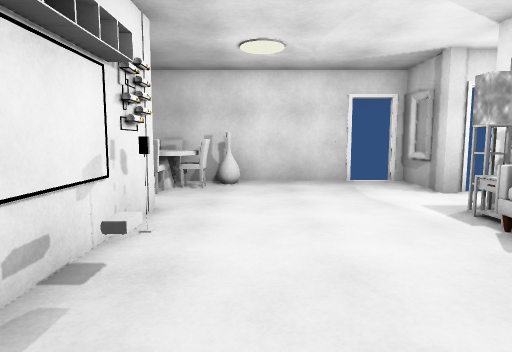
[1] (above)

12 first-person views from a walk through a scene from a Unity 3-D project. The camera is 1.4 m above the floor, tilts 6° down and sees 75° across. The floor is counted in squares, 1 m on a side. Each view is taken from the middle of a square. On the plan, view 1 faces up. The plan holds only what a view shows up to about 15 squares ahead; the rest is blank. Some animated figures are not drawn. Door leaves are left out, so doorways stand open. Some surface patterns are stand-ins.

[2]
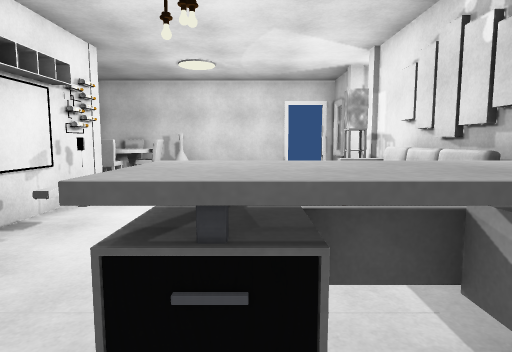

[3]
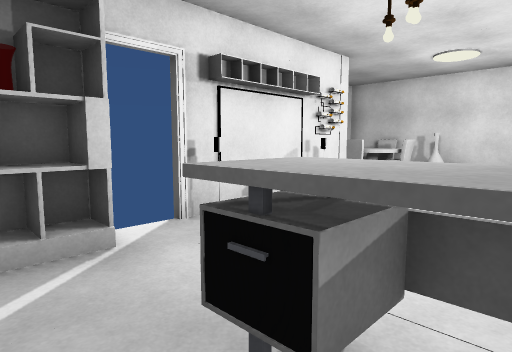

[4]
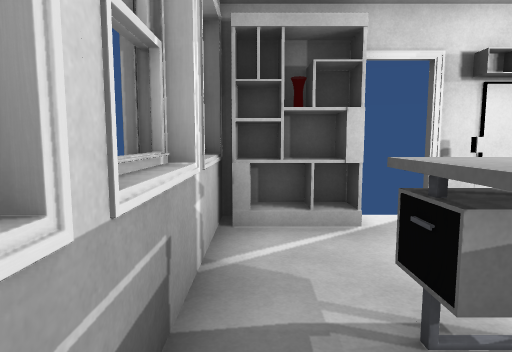

[5]
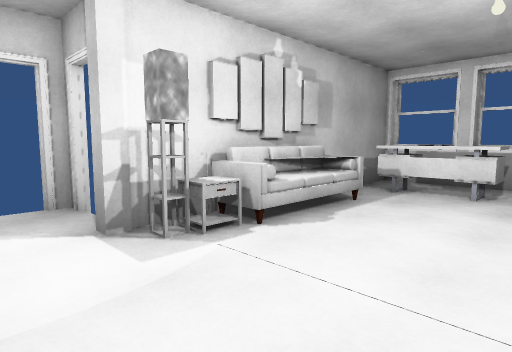

[6]
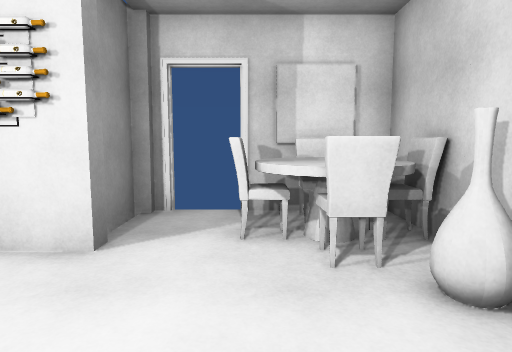

[7]
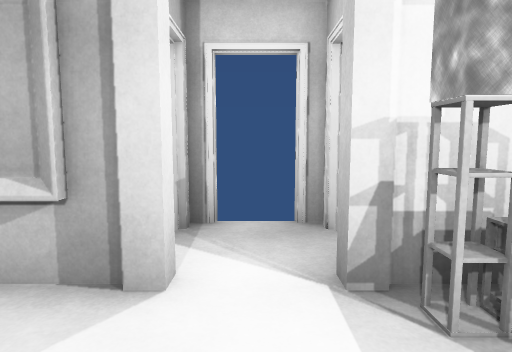

[8]
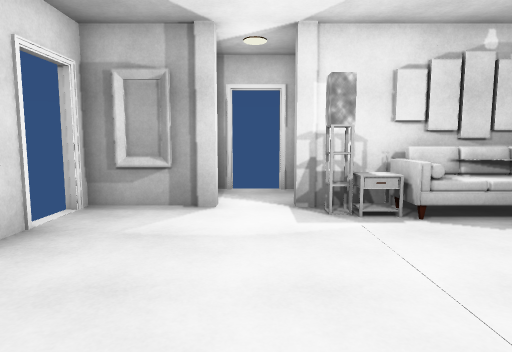

[9]
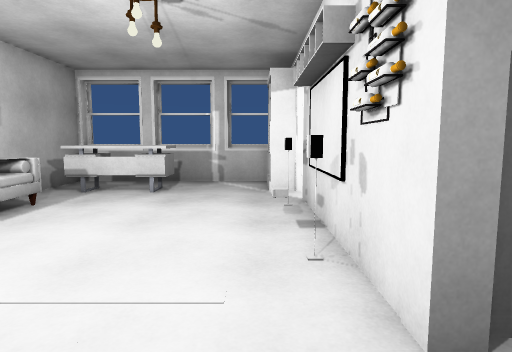

[10]
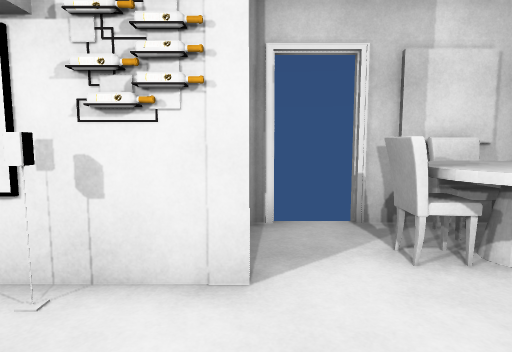

[11]
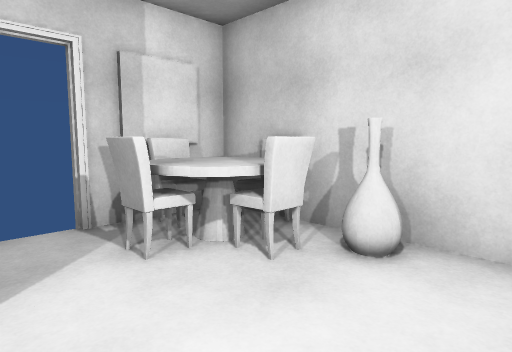

[12]
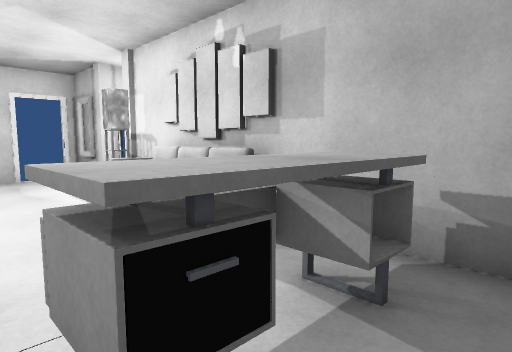

### Floor plan
Key: @ floor where view 1 was taken; # wall or solid block; x gap in a wall; . floor; D open door; = window, fence, low wall or low ledge; ^ raised ledge; T table; C chair; A vase; P pillar; S sofa; I painting; H shelf; O other object.
Columns run from 5 left of view 1 to 8 right of it. Each row starts with its distance up from view 1.
 12 ########xD#
 11 #TCTA.....#
 10 #CTC......##
  9 x.CT......PDD#
  8 D............D
  7 P..P......PDD#
  6  ###.....T##
  5    #.    T#
  4    #.    SS
  3    #O    SI
  2    #.    S#
  1    D......#
  0    D.@.^^^#
 -1    H...^^^#
 -2    H......#
 -3    #=#==#=#

Positions as (right, up) in squares from view 1, and headings:
1: (0, 0), facing up
2: (2, -2), facing up
3: (3, -2), facing up-left
4: (4, -2), facing left
5: (0, 9), facing down-right
6: (2, 9), facing left
7: (2, 8), facing right
8: (-2, 8), facing right
9: (-1, 9), facing down
10: (1, 7), facing left
11: (1, 7), facing up-left
12: (1, -2), facing up-right
